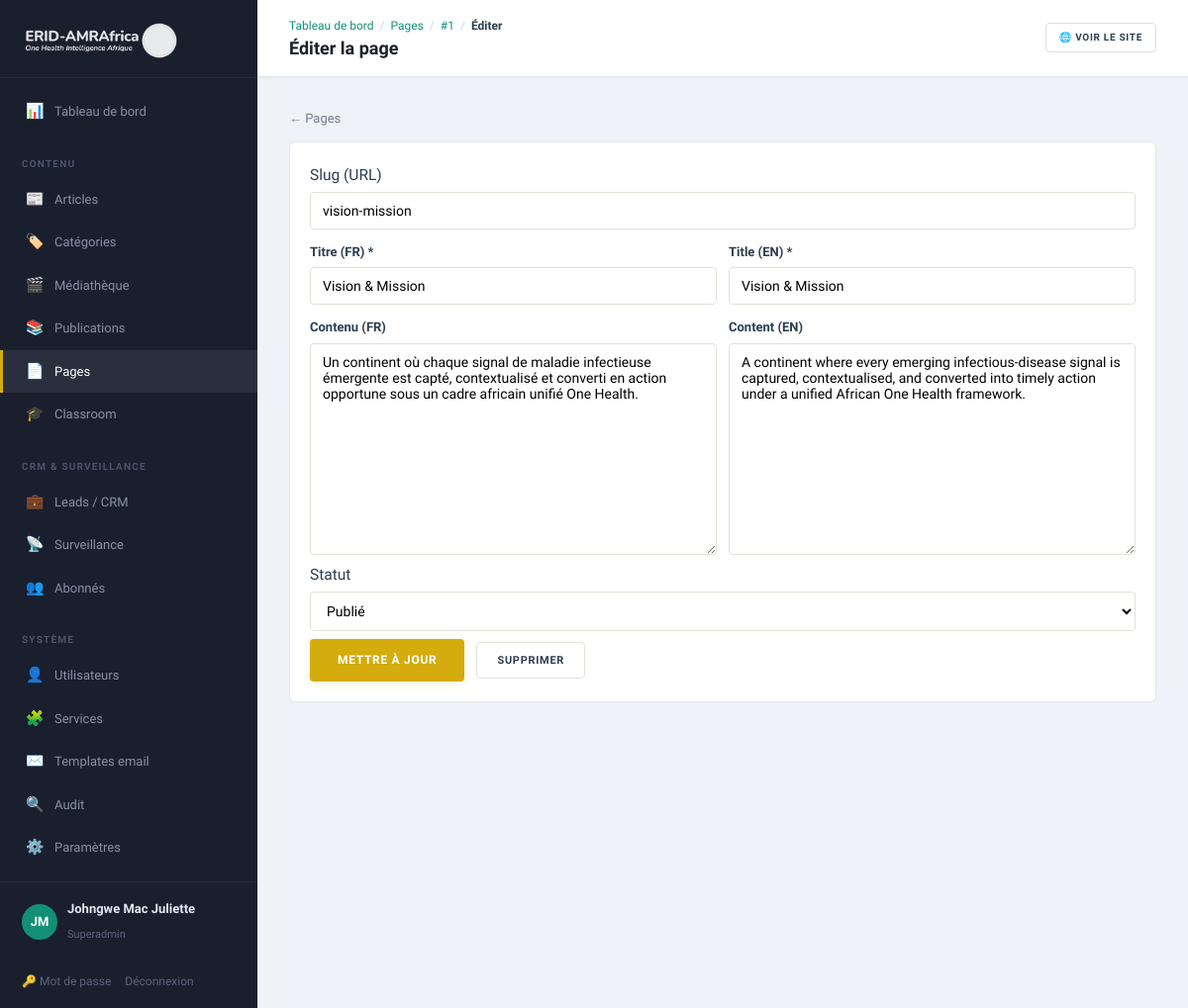
/admin/pages/1/edit (signed in), run on the app's committed database.
### tables this page shows
CREATE TABLE pages (
    id              INT UNSIGNED AUTO_INCREMENT PRIMARY KEY,
    slug            VARCHAR(120)    NOT NULL UNIQUE,
    title_fr        VARCHAR(200)    NOT NULL,
    title_en        VARCHAR(200)    NOT NULL,
    body_fr         MEDIUMTEXT      NULL,
    body_en         MEDIUMTEXT      NULL,
    status          ENUM('draft','published') NOT NULL DEFAULT 'published',
    updated_at      DATETIME        NOT NULL DEFAULT CURRENT_TIMESTAMP ON UPDATE CURRENT_TIMESTAMP
);

### app/Core/View.php (called while the page is built, shortened)
<?php
final class View
{
    public static function render(string $template, array $data = [], string $layout = 'public'): void
    {
        $root = Config::get('root');
        extract($data, EXTR_SKIP);
        require $root . '/app/Views/' . $template . '.php';
    }
    public static function e(?string $s): string
    {
        return htmlspecialchars((string) $s, ENT_QUOTES, 'UTF-8');
    }
}

### app/Core/Controller.php (called while the page is built, shortened)
<?php
abstract class Controller
{
    protected function view(string $template, array $data = [], string $layout = 'public'): void
    {
        View::render($template, $data, $layout);
    }
}

### app/Controllers/Admin/PagesController.php (called while the page is built, shortened)
<?php
final class PagesController extends Controller
{
    public function edit(string $id): void
    {
        $page = Database::one('SELECT * FROM pages WHERE id = ?', [(int) $id]);
        $this->view('admin/page_form', ['title' => 'Éditer la page', 'page' => $page], 'admin');
    }
}

### public/index.php (called while the page is built, shortened)
<?php
spl_autoload_register(function (string $class): void {
    $path = APP_ROOT . '/app/' . str_replace('\\', '/', substr($class, 4)) . '.php';
});
$router = new Router();
$router->dispatch($_SERVER['REQUEST_METHOD'], $_SERVER['REQUEST_URI']);

### app/Core/Config.php (called while the page is built, shortened)
<?php
final class Config
{
    private static array $data = [];
    public static function load(string $root): void
    {
        $env = [];
        self::$data = [
            'app' => [
                'name'   => $env['APP_NAME']   ?? 'ERID-AMRAfrica',
                'env'    => $env['APP_ENV']    ?? 'production',
                'url'    => $env['APP_URL']    ?? 'http://localhost:8080',
                'locale' => $env['APP_LOCALE'] ?? 'fr',
            ],
            'db' => [
                'host' => $env['DB_HOST'] ?? '127.0.0.1',
                'port' => $env['DB_PORT'] ?? '3306',
                'name' => $env['DB_NAME'] ?? 'erid_amrafrica',
                'user' => $env['DB_USER'] ?? 'root',
                'pass' => $env['DB_PASS'] ?? '',
            ],
            'mail' => [
                'from'      => $env['MAIL_FROM'] ?? 'consulting@erid-amrafrica.org',
                'from_name' => $env['MAIL_FROM_NAME'] ?? 'ERID-AMRAfrica',
            ],
            'root' => $root,
        ];
    }
    public static function get(string $key): mixed
    {
        return self::$data[$key] ?? null;
    }
}

### app/Core/Database.php (called while the page is built, shortened)
<?php
final class Database
{
    private static ?PDO $pdo = null;
    public static function pdo(): PDO
    {
        if (self::$pdo === null) {
            $cfg = Config::get('db');
            $dsn = sprintf(
                'mysql:host=%s;port=%s;dbname=%s;charset=utf8mb4',
                $cfg['host'], $cfg['port'], $cfg['name']
            );
            try {
                self::$pdo = new PDO($dsn, $cfg['user'], $cfg['pass'], [
                    PDO::ATTR_ERRMODE            => PDO::ERRMODE_EXCEPTION,
                    PDO::ATTR_DEFAULT_FETCH_MODE => PDO::FETCH_ASSOC,
                    PDO::ATTR_EMULATE_PREPARES   => false,
                    PDO::MYSQL_ATTR_INIT_COMMAND => "SET NAMES utf8mb4 COLLATE utf8mb4_unicode_ci",
                ]);
            } catch (PDOException $e) {
                http_response_code(500);
                exit('Database connection failed.');
            }
        }
        return self::$pdo;
    }
    public static function one(string $sql, array $params = []): ?array
    {
        $stmt = self::pdo()->prepare($sql);
        $stmt->execute($params);
        $row = $stmt->fetch();
        return $row ?: null;
    }
}

### app/Core/Csrf.php (called while the page is built, shortened)
<?php
final class Csrf
{
    public static function token(): string
    {
        return $_SESSION['csrf'];
    }
}

### app/Views/admin/page_form.php (the view, shortened to what this page needs)
<?php
$e = fn($s) => View::e($s);
$p = $page ?? null;
?>
<a class="back" href="/admin/pages">← Pages</a>
<div class="panel">
  <form method="post" action="<?= $p ? '/admin/pages/'.(int)$p['id'] : '/admin/pages' ?>">
    <label>Slug (URL)
      <input type="text" name="slug" value="<?= $e($p['slug'] ?? '') ?>" placeholder="vision-mission" pattern="[a-z0-9\-]+" title="Lettres minuscules, chiffres et tirets uniquement">
    </label>
    <div class="form-grid">
      <label>Titre (FR) *<input type="text" name="title_fr" required value="<?= $e($p['title_fr'] ?? '') ?>"></label>
      <label>Title (EN) *<input type="text" name="title_en" required value="<?= $e($p['title_en'] ?? '') ?>"></label>
    </div>
    <div class="form-grid">
      <label>Contenu (FR)<textarea name="body_fr" rows="12"><?= $e($p['body_fr'] ?? '') ?></textarea></label>
      <label>Content (EN)<textarea name="body_en" rows="12"><?= $e($p['body_en'] ?? '') ?></textarea></label>
    </div>
    <label>Statut
      <select name="status">
        <option value="published" <?= ($p && $p['status'] === 'published') ? 'selected' : '' ?>>Publié</option>
      </select>
    </label>
    <div style="display:flex;gap:12px;align-items:center;margin-top:8px">
      <button class="btn btn-gold lg" type="submit"><?= $p ? 'Mettre à jour' : 'Enregistrer' ?></button>
      <?php if ($p): ?>
        <a href="/admin/pages/<?= (int)$p['id'] ?>/delete" class="btn btn-ghost"
           onclick="event.preventDefault();if(confirm('Supprimer cette page ?')){const f=document.createElement('form');f.method='POST';f.action=this.href;const t=document.createElement('input');t.type='hidden';t.name='_csrf';t.value='<?= $e(\App\Core\Csrf::token()) ?>';f.appendChild(t);document.body.appendChild(f);f.submit();}">Supprimer</a>
      <?php endif; ?>
    </div>
  </form>
</div>

### app/Core/Router.php (shortened to what this page needs)
<?php
final class Router
{
    private array $routes = ['GET' => [], 'POST' => []];
    public function get(string $path, callable|array $handler): void
    {
        $this->routes['GET'][$this->normalize($path)] = $handler;
    }
    public function post(string $path, callable|array $handler): void
    {
        $this->routes['POST'][$this->normalize($path)] = $handler;
    }
    private function normalize(string $path): string
    {
        return '/' . trim($path, '/');
    }
    public function dispatch(string $method, string $uri): void
    {
        $path = $this->normalize(parse_url($uri, PHP_URL_PATH) ?: '/');
        foreach ($this->routes[$method] ?? [] as $route => $handler) {
            $pattern = '#^' . preg_replace('#\{[a-zA-Z_]+\}#', '([^/]+)', $route) . '$#';
            if (preg_match($pattern, $path, $m)) {
                array_shift($m);
                $this->invoke($handler, $m);
                return;
            }
        }
    }
    private function invoke(callable|array $handler, array $args): void
    {
        if (is_array($handler)) {
            [$class, $method] = $handler;
            (new $class())->{$method}(...$args);
            return;
        }
    }
}

### public/assets/css/app.css (style rules this page uses)
:root { --navy:#1B4F72;--navy-d:#154360;--navy-l:#2E86C1; --teal:#148F77;--teal-d:#0E6655;--teal-l:#1ABC9C; --gold:#D4AC0D;--gold-d:#B7950B;--gold-l:#F4D03F; --green:#27AE60;--green-d:#1E8449;--green-l:#58D68D; --burgundy:#78281F;--burgundy-d:#5B1F18; --red:#CB4335;--warm:#F8F4EF; --accent:#148F77; --c-spillover:#1B4F72;--c-amr:#148F77;--c-policy:#D4AC0D;--c-tech:#27AE60; --ink:#2C3E50;--muted:#717D8A;--light:#A6ACAF; --bg:#FCFAF7;--bg-alt:#F4F0EB;--card:#fff;--line:#E5E0D8; --font-d:'Merriweather',Georgia,serif; --font-b:'Source Sans 3','Source Sans Pro',system-ui,sans-serif; --w:1140px; --radius:10px;--radius-sm:6px;--radius-xs:4px; --shadow:0 2px 12px rgba(44,62,80,.05); --shadow-lg:0 8px 28px rgba(44,62,80,.08); --shadow-hover:0 6px 24px rgba(44,62,80,.1); }
*,*::before,*::after { box-sizing:border-box }
html { overflow-x:hidden }
body { margin:0;font-family:var(--font-b);color:var(--ink);background:var(--bg);line-height:1.7;font-size:15.5px;-webkit-font-smoothing:antialiased;overflow-x:hidden }
a { color:var(--ink);text-decoration:none;transition:color .25s }
.btn { display:inline-flex;align-items:center;justify-content:center;gap:6px;padding:10px 20px;font-weight:700;border:none;cursor:pointer;font-size:11px;font-family:var(--font-b);text-transform:uppercase;letter-spacing:.7px;transition:all .25s;line-height:1.4;border-radius:var(--radius-xs);position:relative }
.btn.lg { padding:13px 28px;font-size:12px }
.btn-gold { background:var(--gold);color:#fff;box-shadow:0 2px 8px rgba(212,172,13,.2) }
.btn-ghost { background:#fff;border:1px solid var(--line);color:var(--ink) }
.intake-form label,.form-grid label { display:block;font-weight:600;color:var(--ink);margin:12px 0 0;font-size:13px }
.intake-form input,.intake-form textarea,.intake-form select,.form-grid input,.form-grid textarea,.form-grid select,.panel input,.panel textarea,.panel select { width:100%;padding:10px 12px;border:1px solid var(--line);border-radius:var(--radius-xs);font-family:inherit;font-size:14px;margin-top:4px;background:#fff;transition:border .25s }
.form-grid { display:grid;grid-template-columns:1fr 1fr;gap:12px }
.back { display:inline-flex;align-items:center;gap:5px;margin-bottom:12px;color:var(--muted);font-size:13px;font-weight:500 }
body.admin { display:flex;background:#EFF2F7;font-family:var(--font-b);min-height:100vh }
.panel { background:#fff;border:1px solid #E2E8F0;padding:0;margin-bottom:18px;border-radius:var(--radius-sm);overflow:hidden }
.panel > form,.panel > dl,.panel > div:not(.panel__head):not(.dash-mini-list) { padding:20px }

### data on the page
pages: slug "vision-mission", title_fr "Vision & Mission", title_en "Vision & Mission", body_fr "Un continent où chaque signal de maladie infectieuse émergente est capté, contextualisé et converti en action opportune sous un cadre africain unifié One Health.", body_en "A continent where every emerging infectious-disease signal is captured, contextualised, and converted into timely action under a unified African One Health framework.", status "Publié"

### other printed values
$e($c[0]) "Tableau de bord"
$e($c[0]) "Pages"
$e($c[0]) "#1"
$e($c[0]) "Éditer"
